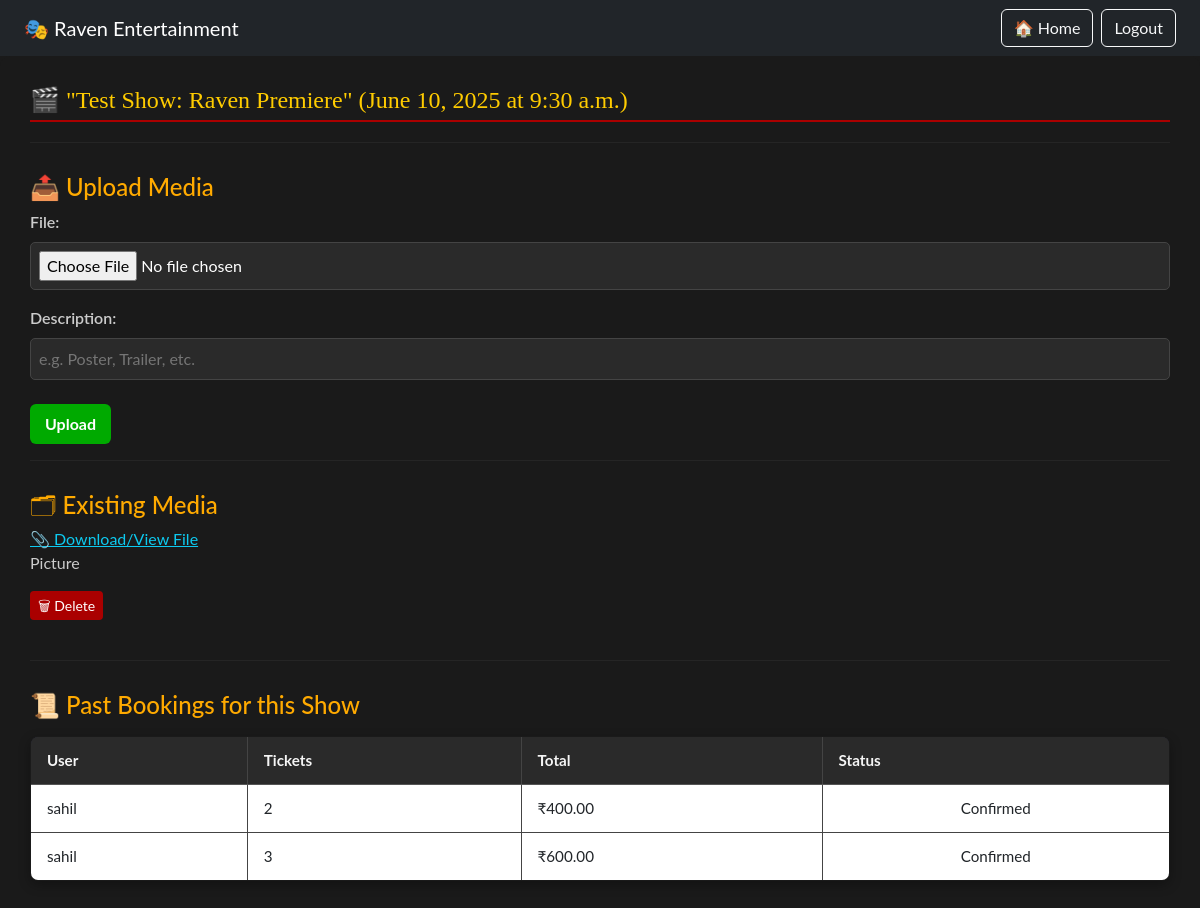
Page /accounts/accounts/admin/show/1/media/ (signed in) on the committed database.
### user/models.py (models this page shows, shortened)
class Show(models.Model):
    name = models.CharField(max_length=100)
    slug = models.SlugField(unique=True, blank=True)
    date = models.DateField()
    time = models.TimeField()
    poster = models.ImageField(upload_to="show_posters/", null=True, blank=True)
    description = models.TextField(blank=True)
    thumbnail = models.ImageField(upload_to="thumbnails/", blank=True, null=True)
    total_seats = models.IntegerField(default=0)
    seat_price = models.DecimalField(max_digits=6, decimal_places=2, default=0.00)
    include_balcony = models.BooleanField(default=True)  # ✅ New field
    qr_code = models.ImageField(upload_to="qrcodes/", blank=True, null=True)

class MediaFile(models.Model):
    show = models.ForeignKey(
        "Show", related_name="media_files", on_delete=models.CASCADE
    )
    file = models.FileField(upload_to="show_media/")
    description = models.CharField(max_length=100, blank=True)

class Booking(models.Model):
    user = models.ForeignKey(User, on_delete=models.CASCADE, related_name="bookings")
    event_name = models.CharField(max_length=200, default="Default Event Name")
    booking_date = models.DateTimeField(auto_now_add=True)
    show = models.ForeignKey(Show, on_delete=models.CASCADE, related_name="bookings")
    event_date = models.DateField(default=date(2025, 1, 1))
    number_of_tickets = models.PositiveIntegerField(default=1)
    total_price = models.DecimalField(max_digits=10, decimal_places=2, default=0.00)
    payment_status = models.CharField(
        max_length=50,
        choices=[("Pending", "Pending"), ("Paid", "Paid")],
        default="Pending",
    )
    transaction_id = models.CharField(max_length=255, blank=True, null=True)
    transaction_screenshot = models.ImageField(
        upload_to="transaction_screenshots/", blank=True, null=True
    )
    upi_id = models.CharField(max_length=255, blank=True, null=True)
    created_at = models.DateTimeField(auto_now_add=True)
    ticket = models.ForeignKey(
        "Ticket", on_delete=models.SET_NULL, null=True, blank=True
    )

### accounts/models.py (models this page shows, shortened)
class CustomUser(AbstractUser):
    USER_TYPE_CHOICES = (
        ("Admin", "Admin"),
        ("User", "User"),
    )
    email = models.EmailField(unique=True)  # ✅ make email unique
    user_type = models.CharField(
        max_length=10, choices=USER_TYPE_CHOICES, default="User"
    )
    is_email_verified = models.BooleanField(default=False)
    email_otp = models.CharField(max_length=6, blank=True, null=True)
    last_otp_sent = models.DateTimeField(blank=True, null=True)

### accounts/views.py (the view)
@login_required
def admin_show_media_dashboard(request, show_id):
    if request.user.user_type != "Admin":
        return redirect("user_dashboard")
    show = get_object_or_404(Show, id=show_id)
    media_form = MediaUploadForm(request.POST or None, request.FILES or None)
    if request.method == "POST" and media_form.is_valid():
        media = media_form.save(commit=False)
        media.show = show
        media.save()
        return redirect("admin_show_media", show_id=show.id)
    bookings = Booking.objects.filter(event_name=show.name, event_date=show.date)
    media_files = show.media_files.all()
    return render(
        request,
        "accounts/admin_show_media.html",
        {
            "show": show,
            "form": media_form,
            "media_files": media_files,
            "bookings": bookings,
        },
    )

### accounts/forms.py
class MediaUploadForm(forms.ModelForm):
    class Meta:
        model = MediaFile
        fields = ["file", "description"]
        widgets = {
            "description": forms.TextInput(
                attrs={"placeholder": "e.g. Poster, Trailer, etc."}
            ),
        }

### templates/accounts/admin_show_media.html (shortened to what this page needs)
{% extends "accounts/admin_dashboard.html" %}
{% block content %}
<div class="dark-container">
  <h2>🎬 {{ show.name }} ({{ show.date }} at {{ show.time }})</h2>
  <hr>
  <h4>📤 Upload Media</h4>
  <form method="post" enctype="multipart/form-data">
    <div class="form-group">
      {{ form.as_p }}
      <button type="submit" class="btn btn-primary mt-2">Upload</button>
    </div>
  </form>
  <hr>
  <h4>🗂 Existing Media</h4>
  <div class="row">
    {% for media in media_files %}
      <div class="col-md-4 mb-4">
        {% if media.file.url|lower|slice:"-4" == ".jpg" or media.file.url|lower|slice:"-4" == ".png" %}
          <img src="{{ media.file.url }}" class="media-preview img-fluid" alt="media">
        {% else %}
          <a href="{{ media.file.url }}" class="text-info" target="_blank">📎 Download/View File</a>
        {% endif %}
        <p style="color: #ccc;">{{ media.description }}</p>
        <a href="{% url 'delete_media' media.id %}" class="btn btn-sm btn-danger">🗑 Delete</a>
      </div>
    {% empty %}
      <p class="text-muted">No media uploaded yet.</p>
    {% endfor %}
  </div>
  <hr>
  <h4>📜 Past Bookings for this Show</h4>
  <table class="table table-bordered mt-3">
    <thead>
      <tr>
        <th>User</th>
        <th>Tickets</th>
        <th>Total</th>
        <th>Status</th>
      </tr>
    </thead>
    <tbody>
      {% for booking in bookings %}
      <tr>
        <td>{{ booking.user.username }}</td>
        <td>{{ booking.number_of_tickets }}</td>
        <td>₹{{ booking.total_price }}</td>
        <td>{{ booking.payment_status }}</td>
      </tr>
      {% empty %}
      <tr>
        <td colspan="4" class="text-muted text-center">No bookings yet for this show.</td>
      </tr>
      {% endfor %}
    </tbody>
  </table>
</div>
{% endblock %}

### static/assets/css/admin_dashboard.css (style rules this page uses)
body { font-family: 'Lato', sans-serif; margin: 0; background-color: #1a1a1a; color: #f5f5f5; }
.table { background-color: #1e1e2f; color: #f1f1f1; border-collapse: collapse; width: 100%; border-radius: 8px; overflow: hidden; box-shadow: 0 4px 12px rgba(0,0,0,0.3); }
.table th, .table td { padding: 12px 16px; text-align: left; border-bottom: 1px solid #333; }
.table thead { background-color: #2c2c3e; }
.table th { font-weight: bold; color: #ffffff; }
.table-bordered { border: 1px solid #444; }
.table td, .table th { vertical-align: middle; font-size: 0.95rem; }
.table td:last-child { text-align: center; }
h2 { margin-bottom: 20px; color: #e0e0e0; font-family: 'Playfair Display', serif; font-size: 24px; border-bottom: 2px solid #aa0000; padding-bottom: 5px; }
.btn-primary { background-color: #007bff; border-color: #007bff; font-weight: bold; padding: 10px 20px; }
label { font-weight: 600; margin-bottom: 8px; color: #ccc; }

### templates/base.html (style rules this page uses)
body { background-color: #121212; color: #f0f0f0; font-family: 'Lato', sans-serif; margin: 0; padding: 0; }

### templates/accounts/admin_show_media.html (style rules this page uses)
.dark-container { background-color: #1a1a1a; padding: 30px; border-radius: 10px; color: #f5f5f5; min-height: 100vh; }
.dark-container h2 { color: #ffcc00; }
.dark-container h4 { color: #ffaa00; margin-top: 30px; }
.form-control, textarea, input[type="text"], input[type="file"] { background-color: #2a2a2a; color: white; border: 1px solid #444444; border-radius: 5px; padding: 8px; width: 100%; }
.btn-primary { background-color: #00aa00; border: none; padding: 8px 15px; font-weight: bold; }
.btn-danger { background-color: #aa0000; border: none; }
.table { background-color: #1a1a1a; color: #f5f5f5; border: 1px solid #333333; }
.table thead th { background-color: #2a2a2a !important; color: #f5f5f5 !important; font-weight: bold; border-bottom: 1px solid #555555; }
.table td, .table th { border: 1px solid #444444; }
hr { border-top: 1px solid #444444; }

### rows in the picture
Show: name "\"Test Show: Raven Premiere\"", date "June 10, 2025", time "9:30 a.m."
MediaFile: description "Picture"
Booking: user.username "sahil", number_of_tickets "2", total_price "400.00", payment_status "Confirmed"
Booking: user.username "sahil", number_of_tickets "3", total_price "600.00", payment_status "Confirmed"
